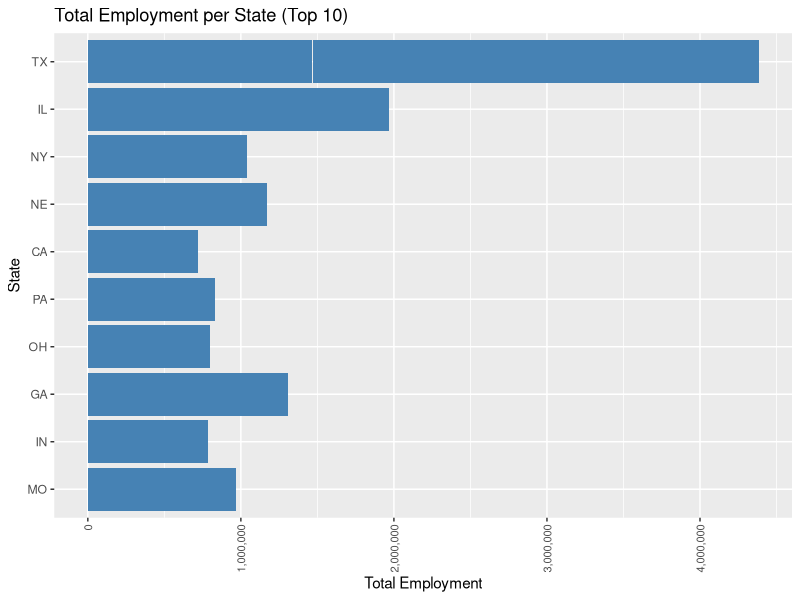

The R script that drew this image:
## ---- chunk 1
#| label: setup
#| warning: false
#| message: false

library(tidyverse)
library(ggplot2)
library(readxl)
library(scales)


knitr::opts_chunk$set(echo = TRUE, warning=FALSE, message=FALSE)
## ---- chunk 2
# Read the file, skipping the first 3 rows and specifying column names, then remove all columns that are completely empty, then replace NA values in the "COUNTY" column with "/" when "STATE" contains "Total"
data_clean <- read_excel("_data/StateCounty2012.xls", skip = 3) %>%
  select_if(~!all(is.na(.))) %>%
  mutate(COUNTY = ifelse(is.na(COUNTY) & grepl("Total", STATE), "/", COUNTY))

# Print out the first few lines of the cleaned data
head(data_clean,100)

# Identify the rows where "STATE" is "CANADA" and replace NA values in "COUNTY" with "Canada", then remove empty rows above the "CANADA" row
data_clean <- data_clean %>%
  mutate(COUNTY = replace(COUNTY, STATE == "CANADA", "Canada")) %>%
  slice(1:(nrow(.)-4))

# Print out the last few lines of the cleaned data to check
tail(data_clean,100)

# Remove the row before the "CANADA" row
data_clean <- data_clean %>%
  slice(-which(.$STATE == "CANADA") + 1)

# Print out the last few lines of the cleaned data to check
tail(data_clean,100)
str(data_clean)
## ---- chunk 3
# Calculate total employment by state
data_clean <- data_clean %>% 
  group_by(STATE) %>% 
  mutate(total_state_employment = sum(TOTAL, na.rm = TRUE))

# Convert state variable into factor
data_clean$STATE <- as.factor(data_clean$STATE)

# Changing county names to title case
data_clean$COUNTY <- str_to_title(data_clean$COUNTY)

# Checking the structure of our data frame after mutations
head(data_clean)
## ---- chunk 4
# Creating a dataset for total state employment
state_totals <- data_clean %>%
  group_by(STATE) %>%
  summarise(total_state_employment = sum(TOTAL, na.rm = TRUE))

# Creating a dataset for county-specific counts
county_counts <- data_clean %>%
  select(STATE, COUNTY, TOTAL)

# Joining the datasets
joined_data <- left_join(county_counts, state_totals, by = "STATE")

# Checking the first few rows of the joined data
head(joined_data)

# Checking the structure of the joined data
str(joined_data)


## ---- chunk 5
# Subset to include only the top 10 states with the highest total employment
top_states <- joined_data %>%
  group_by(STATE) %>%
  summarise(total_state_employment = sum(total_state_employment)) %>%
  arrange(desc(total_state_employment)) %>%
  slice(1:10)

# Filter the original data to include only the top states
filtered_data <- joined_data %>% 
  filter(STATE %in% top_states$STATE)

# Plotting the total state employment for the top 10 states
ggplot(filtered_data, aes(x = reorder(STATE, total_state_employment), y = total_state_employment)) +
  geom_bar(stat = "identity", fill = "steelblue") +
  scale_y_continuous(labels = comma) +  # Use comma formatting for the y axis
  coord_flip() +
  theme(axis.text.x = element_text(angle = 90, hjust = 1, vjust = 0.5, size = 8)) +
  labs(title = "Total Employment per State (Top 10)",
       x = "State",
       y = "Total Employment")
